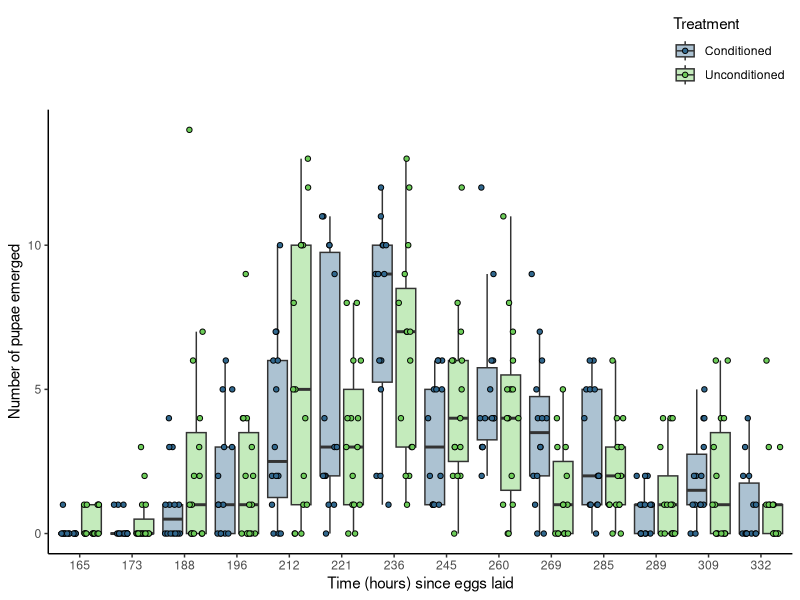

Write the R code that produced this figure. (Note: this script raises an error after producing the figure.)
## Packages
library(tidyverse)
library(ggplot2)
library(readxl)
library(viridis)


## Choosing colours from viridis to use: 
viridis_colors <- viridis(10)

################################################ PUPAE ANALYSIS ####


## Reading pupae data in
pupae_fitness_MFE <- read_excel("data/fitness_development/MFE_pupae.xlsx")
pupae_fitness_MFE <- as.data.frame(pupae_fitness_MFE)

## Boxplot ##
pupae_boxplot_MFE <- ggplot(pupae_fitness_MFE, aes(x = factor(time_hours), y = pupae, fill = treatment)) +
  geom_boxplot(outlier.shape = NA, alpha = .4, position = position_dodge(width = 0.9)) +
  geom_point(aes(fill = treatment),
             size = 1.5, shape = 21,
             position = position_jitterdodge(jitter.width = 0.3, dodge.width = 0.9)) +
  scale_fill_manual(values = viridis_colors[c(4, 8)], labels = c("Conditioned", "Unconditioned")) +
  scale_x_discrete(labels = unique(pupae_fitness_MFE$time_hours)) +
  theme_classic() +
  theme(legend.position = "top",
        legend.justification = "right",
        legend.direction = "vertical",
        strip.placement = "outside", 
        strip.background = element_blank(),  
        strip.text = element_blank()) +
  labs(x = "Time (hours) since eggs laid", 
       y = "Number of pupae emerged",
       fill = "Treatment")


## Display the plot 
pupae_boxplot_MFE



#### Pupae data check. 
pupae_fitness <- as.data.frame(pupae_fitness)

total_pupae <- pupae_fitness %>% 
  group_by(treatment, vial) %>% 
  summarise(total_pupae = sum(pupae, na.rm = TRUE))

524  / 14 
555 / 15
